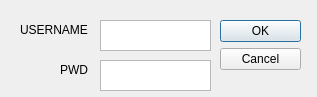
<?xml version="1.0" encoding="UTF-8"?>
<ui version="4.0">
 <class>Dialog</class>
 <widget class="QDialog" name="Dialog">
  <property name="geometry">
   <rect>
    <x>0</x>
    <y>0</y>
    <width>317</width>
    <height>97</height>
   </rect>
  </property>
  <property name="windowTitle">
   <string>Accès</string>
  </property>
  <widget class="QDialogButtonBox" name="btn_ok">
   <property name="geometry">
    <rect>
     <x>220</x>
     <y>20</y>
     <width>81</width>
     <height>241</height>
    </rect>
   </property>
   <property name="orientation">
    <enum>Qt::Vertical</enum>
   </property>
   <property name="standardButtons">
    <set>QDialogButtonBox::Cancel|QDialogButtonBox::Ok</set>
   </property>
  </widget>
  <widget class="QLabel" name="label">
   <property name="geometry">
    <rect>
     <x>20</x>
     <y>20</y>
     <width>81</width>
     <height>20</height>
    </rect>
   </property>
   <property name="text">
    <string>USERNAME</string>
   </property>
  </widget>
  <widget class="QLabel" name="label_2">
   <property name="geometry">
    <rect>
     <x>60</x>
     <y>60</y>
     <width>41</width>
     <height>19</height>
    </rect>
   </property>
   <property name="text">
    <string>PWD</string>
   </property>
  </widget>
  <widget class="QTextEdit" name="username">
   <property name="geometry">
    <rect>
     <x>100</x>
     <y>20</y>
     <width>111</width>
     <height>31</height>
    </rect>
   </property>
   <property name="styleSheet">
    <string notr="true"/>
   </property>
  </widget>
  <widget class="QTextEdit" name="pwd">
   <property name="geometry">
    <rect>
     <x>100</x>
     <y>60</y>
     <width>111</width>
     <height>31</height>
    </rect>
   </property>
  </widget>
 </widget>
 <resources/>
 <connections>
  <connection>
   <sender>btn_ok</sender>
   <signal>accepted()</signal>
   <receiver>Dialog</receiver>
   <slot>accept()</slot>
   <hints>
    <hint type="sourcelabel">
     <x>248</x>
     <y>254</y>
    </hint>
    <hint type="destinationlabel">
     <x>157</x>
     <y>274</y>
    </hint>
   </hints>
  </connection>
  <connection>
   <sender>btn_ok</sender>
   <signal>rejected()</signal>
   <receiver>Dialog</receiver>
   <slot>reject()</slot>
   <hints>
    <hint type="sourcelabel">
     <x>316</x>
     <y>260</y>
    </hint>
    <hint type="destinationlabel">
     <x>286</x>
     <y>274</y>
    </hint>
   </hints>
  </connection>
 </connections>
</ui>
